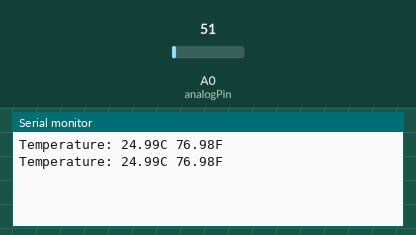
A sketch run on a simulated Arduino Uno, built with avr-gcc and run on an emulated ATmega328P. Parts: the last lines printed to the serial monitor. The inputs (shaded band) are chosen by the test bench; at power-on: A0 (analogPin) = 51.

Above: at 1.8 s.
1.9 s: A0 (analogPin) set to 61
At 2.8 s:
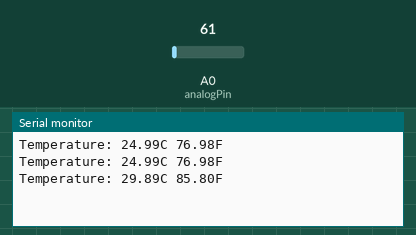
3.4 s: A0 (analogPin) set to 71
At 4.4 s:
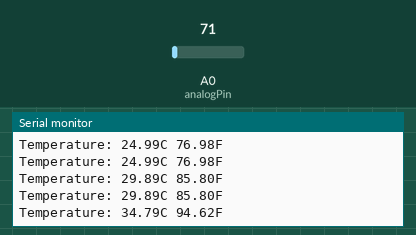
Timing chart, 0 to 6.4 s (numbered marks = the images above; inputs shaded):
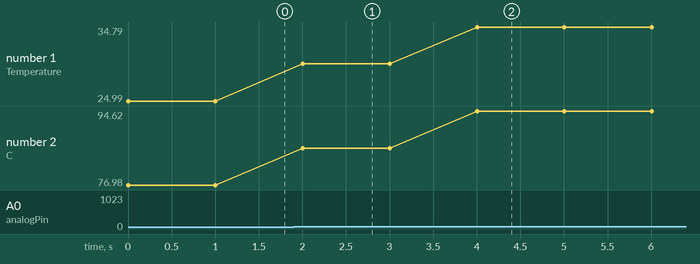

The sketch:

TemperatureDataCollection.ino
```cpp
// Code from
// http://www.matbra.com/en/2012/09/23/sensor-de-temperatura-com-arduino-e-lm35-arduino-lm35/
int analogPin = 0;
int readValue = 0;
float temperature = 0;
float temperatureF = 0;

void setup() {
  Serial.begin(9600);
}

void loop() {
  readValue = analogRead(analogPin);
  //Serial.println(readValue);
  temperature = (readValue * 0.0049); // 5V/1024 (10 bits)
  temperature = temperature * 100;
  temperatureF = (temperature * 1.8) + 32;
  Serial.print("Temperature: ");
  Serial.print(temperature);
  Serial.print("C ");
  Serial.print(temperatureF);
  Serial.println("F");
  delay(1000);
}
```

Measured:
- after the input at 1.9 s, the serial monitor: prints a new line after 0.10 s (image 1)
- after the input at 3.4 s, the serial monitor: prints a new line after 0.60 s (image 2)
- plotted number 1: 24.99 → 29.89 after the input at 1.9 s, 29.89 → 34.79 after the input at 3.4 s
- plotted number 2: 76.98 → 85.8 after the input at 1.9 s, 85.8 → 94.62 after the input at 3.4 s
